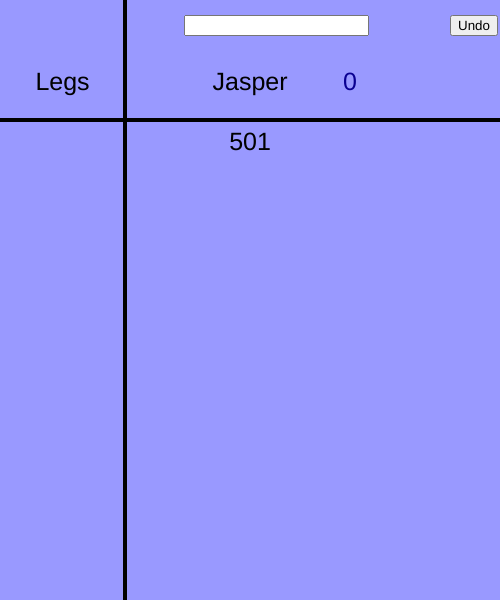
Frame 1 (no input)
Frame 60 (no input): identical to frame 1, image omitted
Frame 120 (the mouse pressed at the canvas centre since frame 60): identical to frame 1, image omitted

The p5.js sketch that drew this single still picture (run headless with seeded random() and noise() and a simulated clock; from frame 60 on, the mouse is pressed at the canvas centre):

// p5.js sketch
// ── sketch.js
P1 = 'Jasper';

i = 0;
j = 0;
P1Leg = [];
Darts = 0;

lastWin = null;

LEgs = 0;

P1LEGS = [];
P1allShots = [];


P1Curr = 501;




const w = 500;
const h = 600;

function setup() {
  P1av = float(0.0);
  createCanvas(w, h);
  background(153, 153, 255);
  drawGrid();
  updateScore();
  textAlign(CENTER);
  input = createInput();
  input.position(w / 2 - 66, h / 40);
  button = createButton('Undo');
  button.position(9 * w / 10, h / 40);
  button.mousePressed(Undo);


}

function draw() {
  fill(255, 165, 0);
}

function drawGrid() {
  background(153, 153, 255);
  stroke(0);
  strokeWeight(4);
  line(0, 2 * h / 10, w, 2 * h / 10);
  
  line(w/4, 0, w/4, h);

  textSize(w / 20);
  textAlign(CENTER);
  fill(0);
  noStroke();

  // NAMES:
  text(P1, w/2, 3 * h / 20);

  textSize(w / 20);
  text('501',w/2,5*h/20);
  text('Legs',w/4 -w/8,3*h/20);
  if(LEgs > 0){
    for (var i = 0; i < LEgs; i++) {
      text(str(P1LEGS[i]), w / 8, 5 * h / 20 + i * h / 20);
    }
  }
  

}

function updateScore() {
  textSize(w / 20);
  textAlign(CENTER);
  fill(10, 0, 145);

  text(str(P1av), w / 2 + 100, 3 * h / 20);
  
  fill(0);
}


function Score() {
  drawGrid();
  strokeWeight(4);
  fill(0);
  var value = input.value();
  P1allShots.push(int(value));
  P1Curr = P1Curr - int(value);
  P1Leg.push(P1Curr);
  input.value('');
  textSize(w / 20);
  textAlign(CENTER);
  fill(0);
  
  
  if(P1Curr == 0){
    Darts += 3;
    P1LEGS.push(Darts);
    Darts = 0;
  }else{
    Darts += 3;
  }
  
  drawScore()
  if (P1Curr == 0) {
    LEgs += 1;
    redo();
  }
  

  var temp = 0;
  for (var k = 0; k < P1allShots.length; k++) {
    temp = temp + int(P1allShots[k]);
  }
  P1av = float(temp / P1allShots.length);

  P1av = round(P1av * 100);
  P1av = P1av / 100;
  
  updateScore();
}

function redo() {
  i = 0;
  j = 0;

  P1Leg = [];

  P1Curr = 501;
  drawGrid();
}

function keyTyped() {
  if (key === ' ' & int(input.value()) < 181 & int(input.value()) > -1 & isNaN(input.value()) == false) {
    if (int(input.value()) < P1Curr + 1) {
      Score();
    }
  }
}

function Undo() {
    if (P1Leg.length != 0) {
      if (P1Leg.length == 1) {
        P1Curr = 501;
      } else {
        P1Curr = P1Leg[P1Leg.length - 2];
      }
      P1allShots.pop();
      P1Leg.pop();
      drawGrid();
      fill(0);
      drawScore();

      var temp = 0;
      for (var k = 0; k < P1allShots.length; k++) {
        temp = temp + int(P1allShots[k]);
      }
      P1av = float(temp / P1allShots.length);

      P1av = round(P1av * 100);
      P1av = P1av / 100;

      
    
  }

}

function drawScore() {
  for (var i = 0; i < P1Leg.length; i++) {
    if (i < 14) {
      text(str(P1Leg[i]), w / 2, 6 * h / 20 + i * h / 20);
    } else {
      text(str(P1Leg[i]), w / 2 + w / 8, 6 * h / 20 + (i - 15) * h / 20);
    }
  }

}
